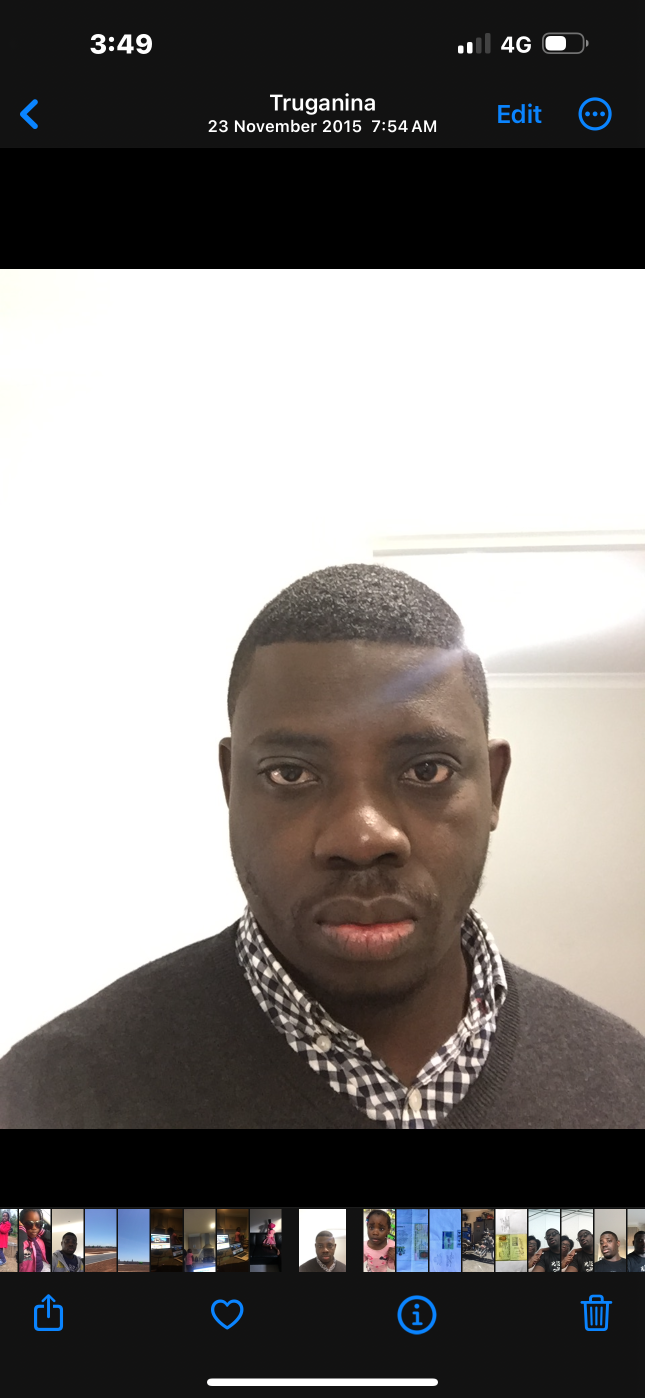
#> input picture IMG_9520.PNG, 1290 x 2796 px (shown at 1/2 size); its folder holds only this picture in this run
$ python -i image_pre_procee.py   (imports and definitions only)
#> lines starting #> are read from the running program, lines starting #| are printed output that depends on the picture
#> further down, picture is the input picture: shape (2796, 1290, 3); mean B, G, R 125.1, 127.2, 130.8
import cv2
import numpy as np
import os


# [18 lines left out: function filter_resize, not called in this run]


def auto_exposure(image):
    # Convert to Lab color space
    lab = cv2.cvtColor(image, cv2.COLOR_BGR2LAB)
#> lab: shape (2796, 1290, 3); mean of channels 0, 1, 2 129, 129.2, 129.8

    # Split the channels
    l, a, b = cv2.split(lab)
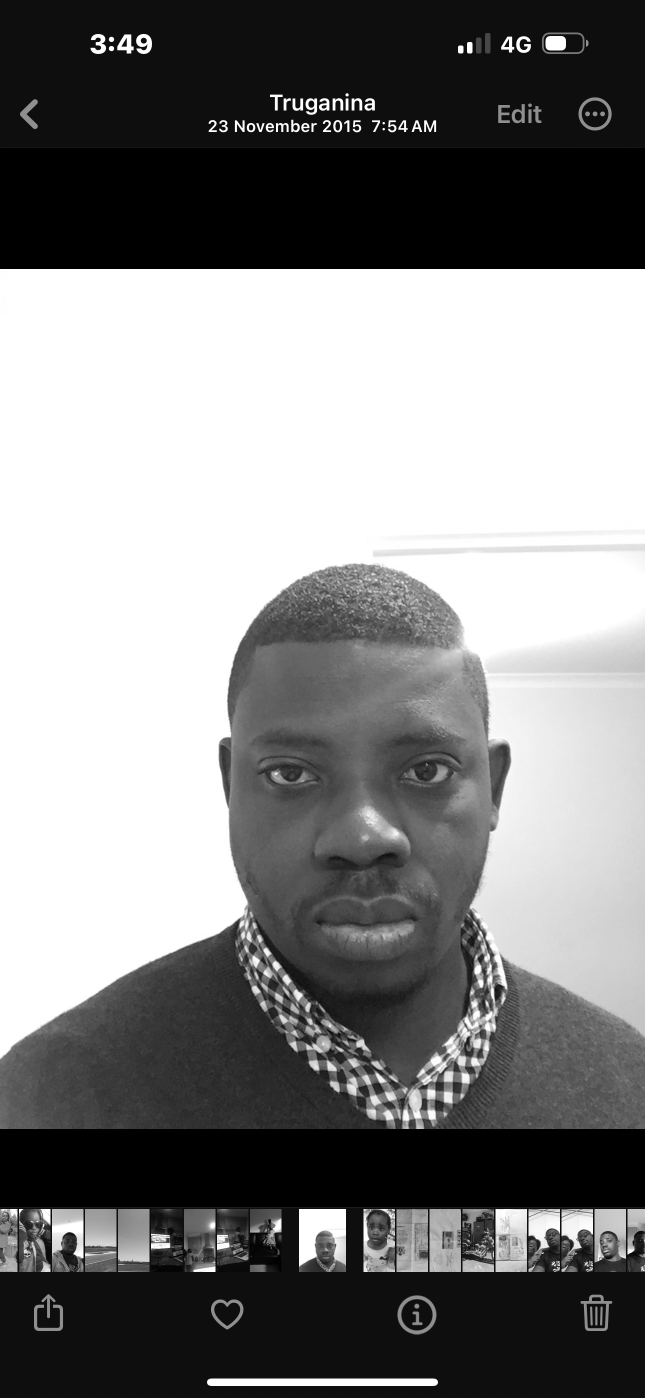
#> l: shape (2796, 1290) (shown at 1/2 size); min 0, max 255, mean 129
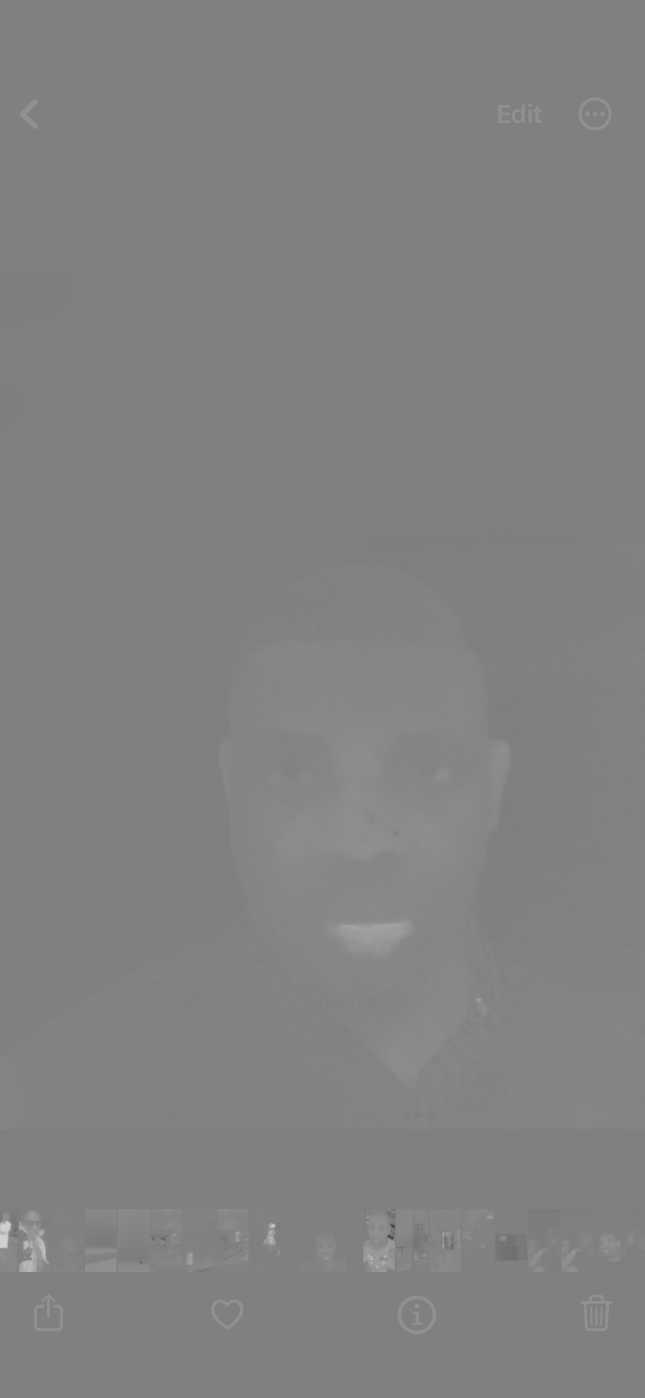
#> a: shape (2796, 1290) (shown at 1/2 size); min 65, max 209, mean 129.2

    # Apply CLAHE to L-channel
    clahe = cv2.createCLAHE(clipLimit=3.0, tileGridSize=(8, 8))
    l_clahe = clahe.apply(l)
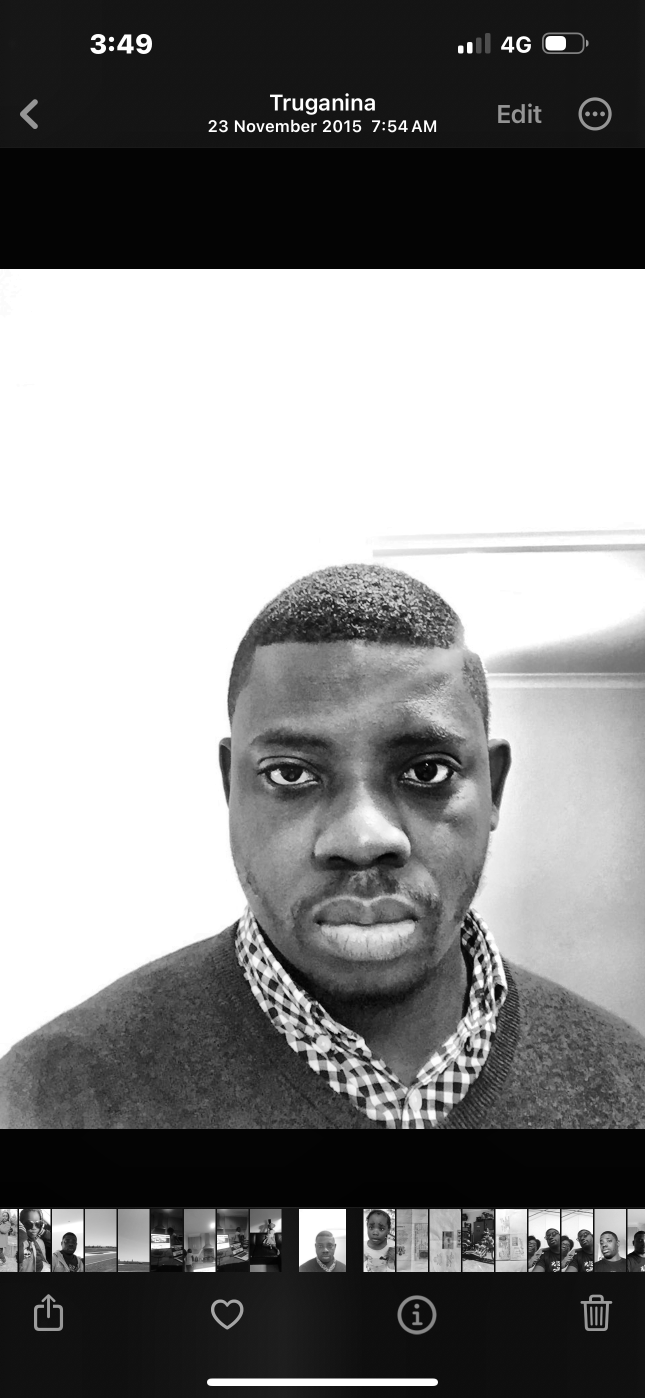
#> l_clahe: shape (2796, 1290) (shown at 1/2 size); min 2, max 255, mean 133

    # Merge the CLAHE enhanced L-channel back with a and b channels
    lab_clahe = cv2.merge((l_clahe, a, b))
#> lab_clahe: shape (2796, 1290, 3); mean of channels 0, 1, 2 133, 129.2, 129.8

    # Convert back to RGB color space
    image_clahe = cv2.cvtColor(lab_clahe, cv2.COLOR_LAB2BGR)
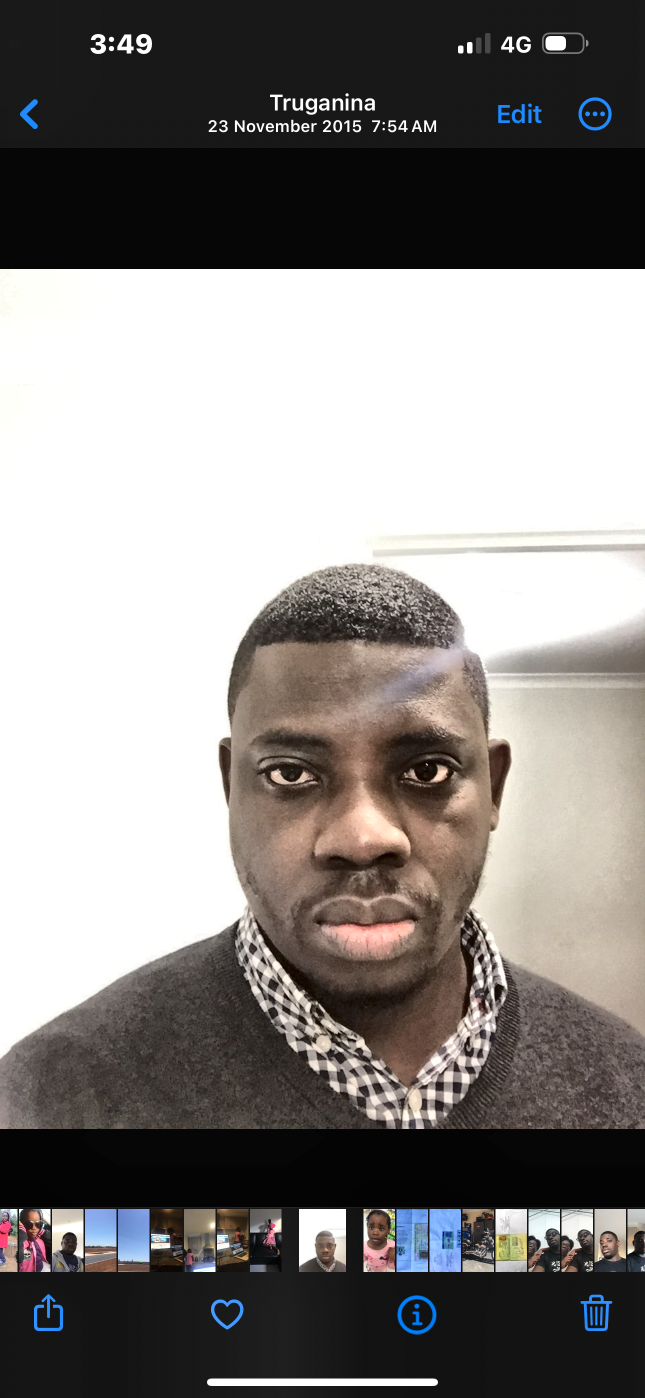
#> image_clahe: shape (2796, 1290, 3) (shown at 1/2 size); mean B, G, R 128.9, 131.2, 134.8

    return image_clahe


# [40 lines left out: functions histogram_equlization, adjust_brightness_contrast, process_image, not called in this run]

#
# # Specify the directory containing the images
# image_directory = 'images'
#
# # Loop through all files in the directory
# for filename in os.listdir(image_directory):
#     # Check for file extension
#     if filename.lower().endswith(('.png', '.jpg', '.jpeg')):
#         file_path = os.path.join(image_directory, filename)
#         process_image(file_path)
#         print(f'Processed {filename}')
#
# print("done")

>>> import cv2
>>> picture = cv2.imread('IMG_9520.PNG')
>>> result = auto_exposure(picture)
